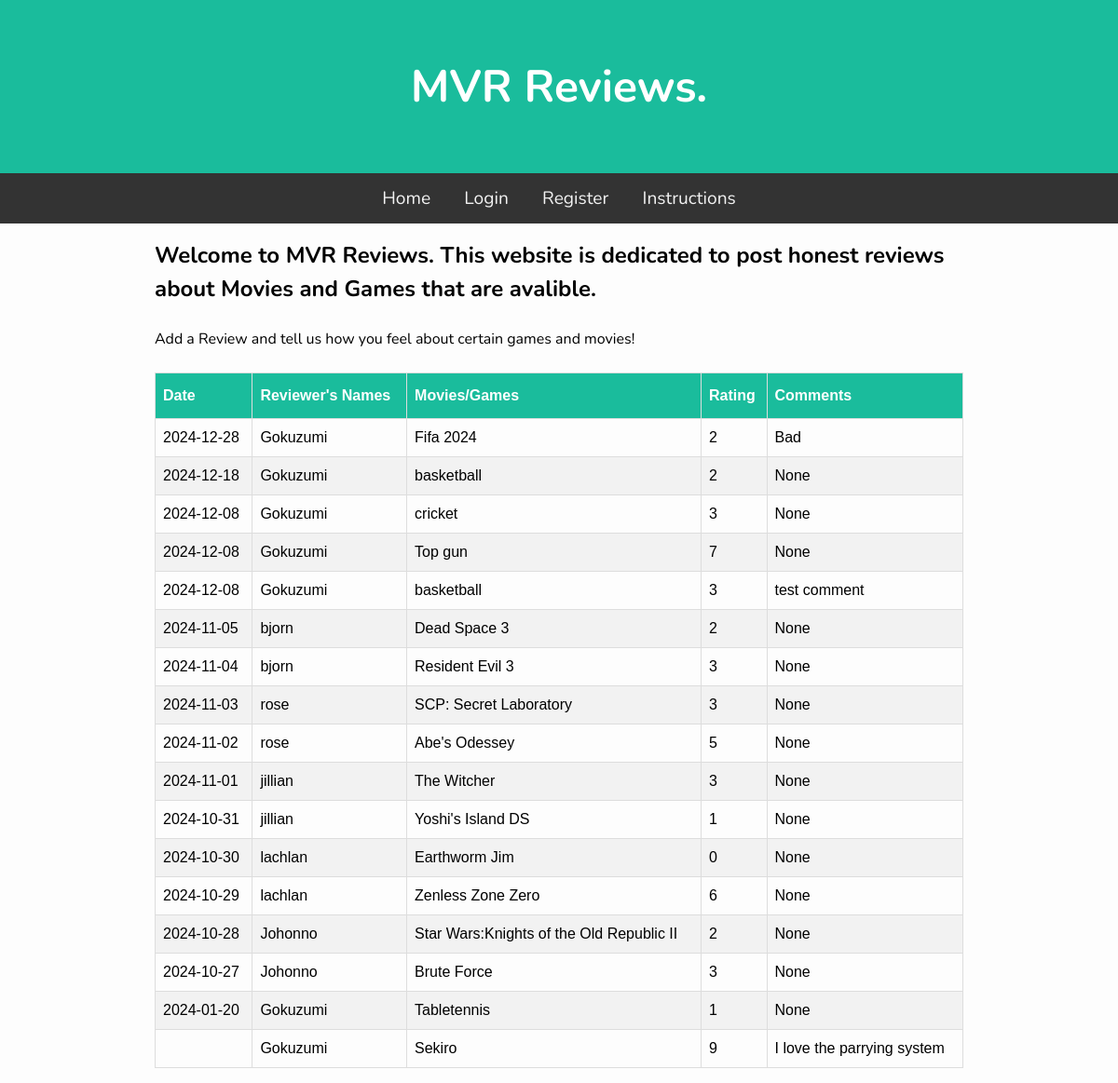
The page / on the database its author committed.
### tables this page shows
CREATE TABLE "Reviews"(id INTEGER PRIMARY KEY AUTOINCREMENT,
                    user_id INTEGER,
                    date DATE NOT NULL,
                    score INTEGER,
                    game TEXT NOT NULL, COMMENTS TEXT);

CREATE TABLE Users(id INTEGER PRIMARy KEY AUTOINCREMENT,
                    username TEXT UNIQUE NOT NULL,
                    password NOT NULL);

### main.py (the view)
@app.route("/")
def Home():
    reviewData = db.GetAllReviews()
    return render_template("index.html", reviews=reviewData)

### db.py (called while the page is built)
def GetDB():
    db = sqlite3.connect(".database/mvr.db")
    db.row_factory = sqlite3.Row
    return db

def GetAllReviews():
    db = GetDB()
    reviews = db.execute("""SELECT Reviews.date, Reviews.game, Reviews.score, Users.username, Reviews.comments
                            FROM Reviews JOIN Users ON Reviews.user_id = Users.id
                            ORDER BY date DESC""").fetchall()
    db.close()
    return reviews

### templates/index.html (shortened to what this page needs)
{% extends "base.html" %}
{% block content %}
<h2>Welcome to MVR Reviews. This website is dedicated to post honest reviews about Movies and Games that are avalible.</h2>
<div class="container">
    <p><br> Add a Review and tell us how you feel about certain games and movies!</br></p>
</div>
<br>
<table class="review_table">
    <thead>
        <th>Date</th>
        <th>Reviewer's Names</th>
        <th>Movies/Games</th>
        <th>Rating</th>
        <th>Comments</th>
    </thead>
    <tbody>
        {% for review in reviews %}
        <tr>
            <td>{{ review['date'] }}</td>
            <td>{{ review['username'] }}</td>
            <td>{{ review['game'] }}</td>
            <td>{{ review['score'] }}</td>
            <td>{{review['comments']}}</td>
        </tr>
        {% endfor %}
    </tbody>
</table>
{% endblock %}

### templates/base.html (shortened to what this page needs)
<!DOCTYPE html>
<html lang="en">
<head>
    <link rel="stylesheet" href="static/css/style.css" />
</head>
<body>
    <h1 class="banner">MVR Reviews.</h1>
    <nav>
        <a href="/">Home</a>
        {% if not session['username'] %}
            <a href="/login">Login</a>
            <a href="/register">Register</a>
        {% else %}
            <a href="/logout">Logout</a>
        {% endif %}
         <a href="/Instructions">Instructions</a>
    </nav>
    <main>
        {% block content %}
        {% endblock %}
    </main>
</body>
</html>

### static/css/style.css (style rules this page uses)
* { padding: 0; margin: 0; box-sizing: border-box; }
body { background: #fdfdfd; font-family: "Nunito", sans-serif; font-size: 1rem; }
main { max-width: 900px; margin: auto; padding: 1rem; line-height: 1.5; }
.banner { padding: 60px; text-align: center; background: #1abc9c; color: white; font-size: 3em; }
nav { overflow: hidden; background-color: #333; text-align: center; }
nav a { display: inline-block; color: #f2f2f2; padding: 14px 16px; text-decoration: none; font-size: 1.2em; }
.review_table { font-family: Arial, Helvetica, sans-serif; border-collapse: collapse; width: 100%; }
.review_table td, .review_table th { border: 1px solid #ddd; padding: 8px; }
.review_table tr:nth-child(even) { background-color: #f2f2f2; }
.review_table th { padding-top: 12px; padding-bottom: 12px; text-align: left; background-color: #1abc9c; color: white; }

### rows shown on the page
Reviews: date "2024-12-28", username "Gokuzumi", game "Fifa 2024", score "2", comments "Bad"
Reviews: date "2024-12-18", username "Gokuzumi", game "basketball", score "2", comments "None"
Reviews: date "2024-12-08", username "Gokuzumi", game "cricket", score "3", comments "None"
Reviews: date "2024-12-08", username "Gokuzumi", game "Top gun", score "7", comments "None"
Reviews: date "2024-12-08", username "Gokuzumi", game "basketball", score "3", comments "test comment"
Reviews: date "2024-11-05", username "bjorn", game "Dead Space 3", score "2", comments "None"
Reviews: date "2024-11-04", username "bjorn", game "Resident Evil 3", score "3", comments "None"
Reviews: date "2024-11-03", username "rose", game "SCP: Secret Laboratory", score "3", comments "None"
Reviews: date "2024-11-02", username "rose", game "Abe's Odessey", score "5", comments "None"
Reviews: date "2024-11-01", username "jillian", game "The Witcher", score "3", comments "None"
Reviews: date "2024-10-31", username "jillian", game "Yoshi's Island DS", score "1", comments "None"
Reviews: date "2024-10-30", username "lachlan", game "Earthworm Jim", score "0", comments "None"
Reviews: date "2024-10-29", username "lachlan", game "Zenless Zone Zero", score "6", comments "None"
Reviews: date "2024-10-28", username "Johonno", game "Star Wars:Knights of the Old Republic II", score "2", comments "None"
Reviews: date "2024-10-27", username "Johonno", game "Brute Force", score "3", comments "None"
Reviews: date "2024-01-20", username "Gokuzumi", game "Tabletennis", score "1", comments "None"
Reviews: username "Gokuzumi", game "Sekiro", score "9", comments "I love the parrying system"
